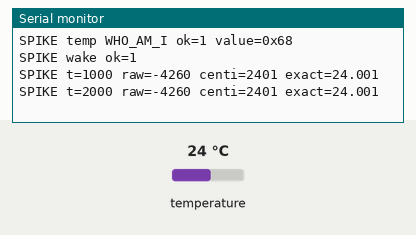
This program was run on a simulated ESP32. Shown: the last lines printed to the serial monitor. Wiring (from diagram.json): MPU-6050 motion sensor at I2C address 0x68. The inputs (shaded band) are chosen by the test bench; at power-on: temperature 24 °C.

Above: at 2.8 s.
2.9 s: temperature set to 12 °C
At 3.8 s:
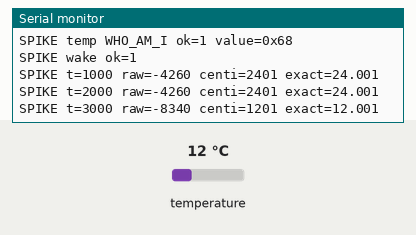
4.4 s: temperature set to 19 °C
At 5.7 s:
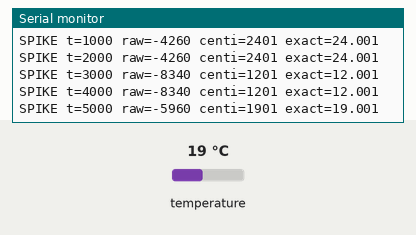
Timing chart, 0 to 7.4 s (numbered marks = the images above; inputs shaded):
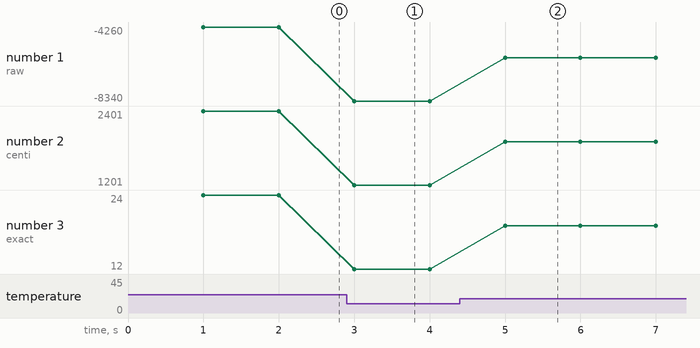

Measured:
- after the input at 2.9 s, the serial monitor: prints a new line after 0.10 s (image 1)
- after the input at 4.4 s, the serial monitor: prints a new line after 0.60 s (image 2)
- plotted number 1: -4260 → -8340 after the input at 2.9 s, -8340 → -5960 after the input at 4.4 s
- plotted number 2: 2401 → 1201 after the input at 2.9 s, 1201 → 1901 after the input at 4.4 s
- plotted number 3: 24 → 12 after the input at 2.9 s, 12 → 19 after the input at 4.4 s

The program:

main.cpp
```cpp
// Spike 1: does Wokwi's MPU6050 report temperature through TEMP_OUT_H/L?
#include <Arduino.h>
#include <Wire.h>

static const uint8_t ADDR = 0x68;

static bool readRegs(uint8_t reg, uint8_t *buf, uint8_t n) {
  Wire.beginTransmission(ADDR);
  Wire.write(reg);
  if (Wire.endTransmission(false) != 0) return false;
  if (Wire.requestFrom(ADDR, n) != n) return false;
  for (uint8_t i = 0; i < n; i++) buf[i] = Wire.read();
  return true;
}

static bool writeReg(uint8_t reg, uint8_t val) {
  Wire.beginTransmission(ADDR);
  Wire.write(reg);
  Wire.write(val);
  return Wire.endTransmission() == 0;
}

void setup() {
  Serial.begin(115200);
  Wire.begin(21, 22, 100000);
  uint8_t who = 0;
  bool ok = readRegs(0x75, &who, 1);
  Serial.printf("SPIKE temp WHO_AM_I ok=%d value=0x%02X\n", ok, who);
  Serial.printf("SPIKE wake ok=%d\n", writeReg(0x6B, 0x00));
}

void loop() {
  static uint32_t last = 0;
  if (millis() - last < 1000) return;
  last = millis();
  uint8_t b[2];
  if (!readRegs(0x41, b, 2)) { Serial.println("SPIKE read FAIL"); return; }
  int16_t raw = (int16_t)((b[0] << 8) | b[1]);
  int32_t centi = (int32_t)raw * 10 / 34 + 3653;   // firmware's integer formula
  float exact = raw / 340.0f + 36.53f;              // datasheet formula
  Serial.printf("SPIKE t=%lu raw=%d centi=%ld exact=%.3f\n",
                (unsigned long)last, raw, (long)centi, exact);
}
```
